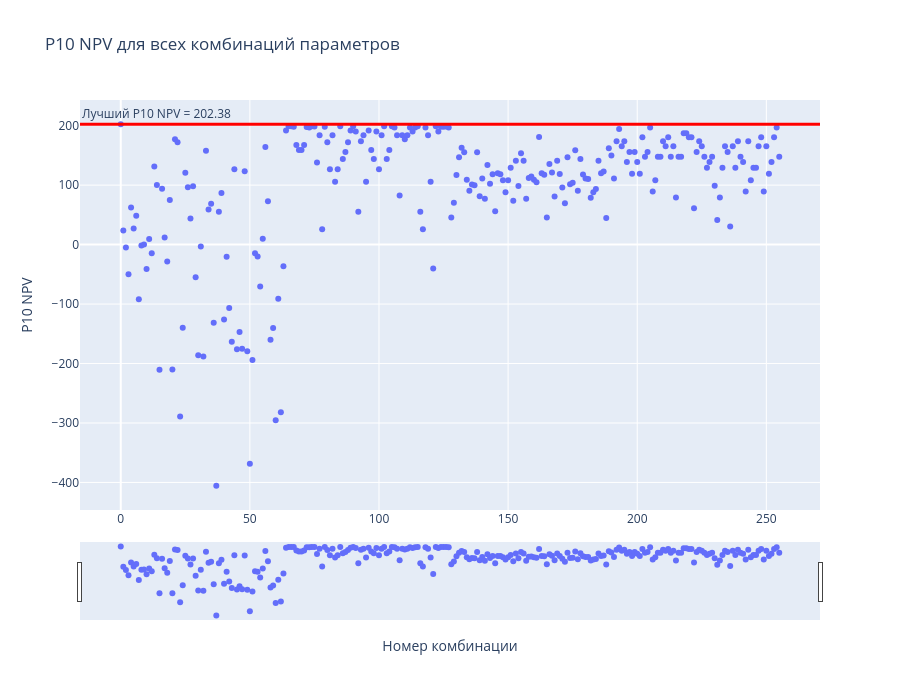

Notebook source saved alongside this figure:
### Code cell
import plotly.express as px

# dataframe из optuna
trials_df = study.trials_dataframe()

# номер комбинации
trials_df["combo_id"] = range(len(trials_df))

# лучший P10 NPV из Optuna
best_npv = study.best_value

# интерактивный график
fig = px.scatter(
    trials_df,
    x="combo_id",
    y="value",

    hover_data={
        "params_wells_to_drill": True,
        "params_facility_size": True,
        "params_plateau_rate_is": True,
        "combo_id": False
    },

    title="P10 NPV для всех комбинаций параметров"
)

# красная линия лучшего результата
fig.add_hline(
    y=best_npv,
    line_color="red",
    line_width=3,
    annotation_text=f"Лучший P10 NPV = {best_npv:.2f}",
    annotation_position="top left"
)

# оформление
fig.update_layout(
    xaxis_title="Номер комбинации",
    yaxis_title="P10 NPV",
    height=700
)

# ползунок
fig.update_xaxes(
    rangeslider_visible=True
)

fig.show()

### Figure 1 — Plotly figure (JSON) as saved in the notebook; plotly's stock layout.template omitted (floating-point values rounded to 4 significant figures; data arrays with more than 128 entries replaced by an {"elided": "..."} marker saying what was removed)
{"data": [{"customdata": {"elided": "256x3 float values"}, "hovertemplate": "value=%{y}<br>params_wells_to_drill=%{customdata[0]}<br>params_facility_size=%{customdata[1]}<br>params_plateau_rate_is=%{customdata[2]}<extra></extra>", "legendgroup": "", "marker": {"color": "#636efa", "symbol": "circle"}, "mode": "markers", "name": "", "orientation": "v", "showlegend": false, "type": "scatter", "x": {"elided": "256 int values"}, "xaxis": "x", "y": {"elided": "256 float values"}, "yaxis": "y"}], "layout": {"annotations": [{"showarrow": false, "text": "Лучший P10 NPV = 202.38", "x": 0, "xanchor": "left", "xref": "x domain", "y": 202.4, "yanchor": "bottom", "yref": "y"}], "height": 700, "legend": {"tracegroupgap": 0}, "shapes": [{"line": {"color": "red", "width": 3}, "type": "line", "x0": 0, "x1": 1, "xref": "x domain", "y0": 202.4, "y1": 202.4, "yref": "y"}], "title": {"text": "P10 NPV для всех комбинаций параметров"}, "xaxis": {"anchor": "y", "domain": [0, 1], "rangeslider": {"visible": true}, "title": {"text": "Номер комбинации"}}, "yaxis": {"anchor": "x", "domain": [0, 1], "title": {"text": "P10 NPV"}}}}
